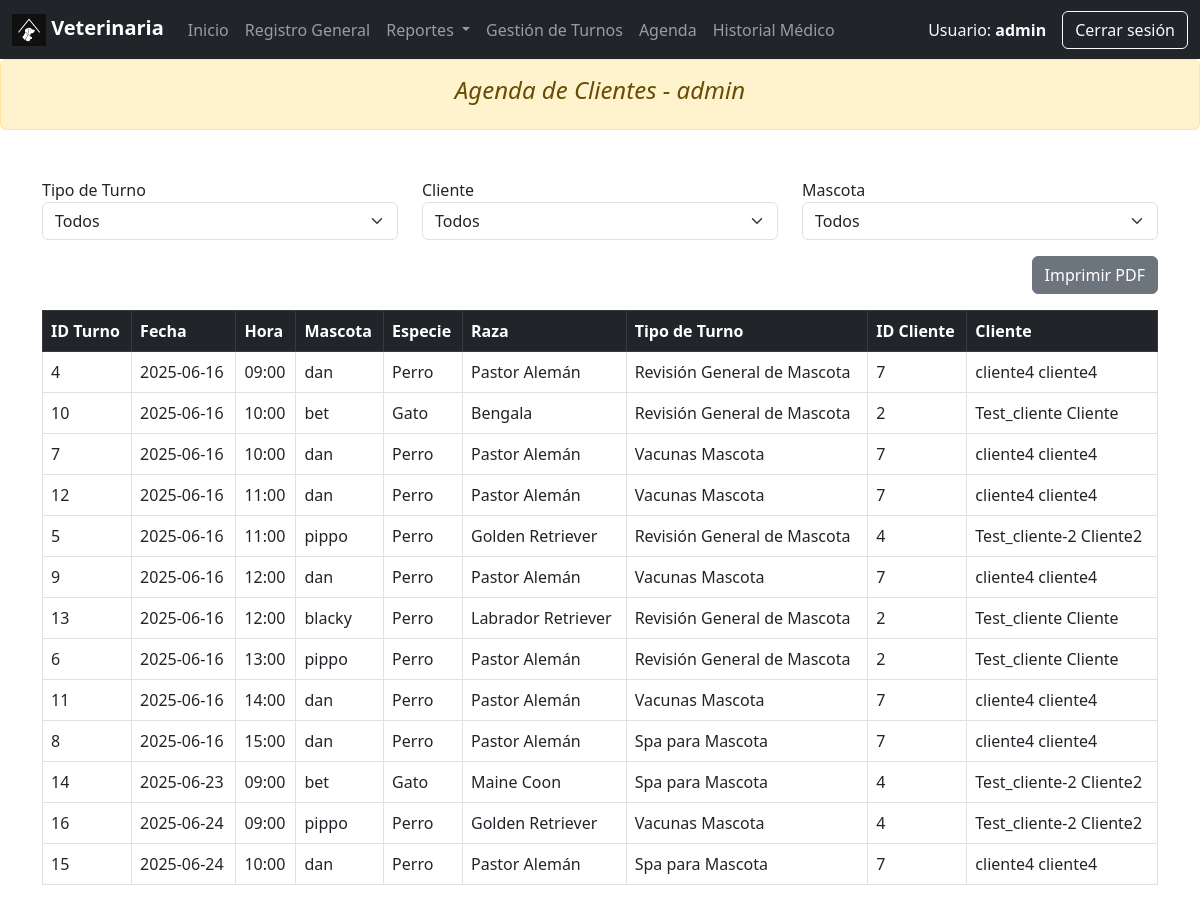
Before: /_backup/php/agenda_turno_clientes.php (signed in) with the older database file.
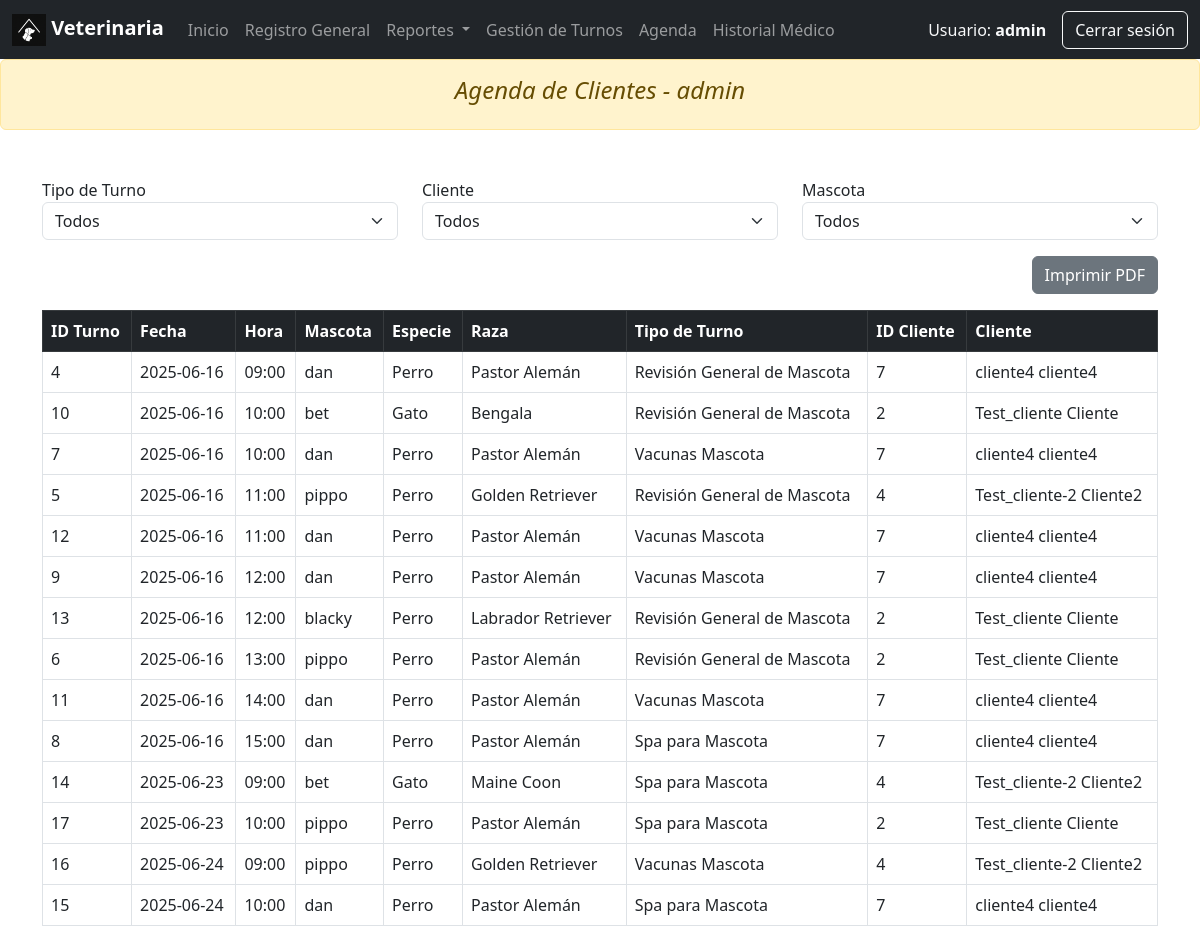
After: the same page with the newer database file.
### tables this page shows
CREATE TABLE `turno` (
  `ID_Turno` int(11) NOT NULL,
  `Fecha` date NOT NULL,
  `Hora` time NOT NULL,
  `ID_Mascota` int(11) NOT NULL,
  `ID_Empleado` int(11) NOT NULL,
  `ID_Tipo_Turno` int(11) NOT NULL
);

CREATE TABLE `mascota` (
  `ID_Mascota` int(11) NOT NULL,
  `Nombre` varchar(50) NOT NULL,
  `Fecha_Nacimiento` date DEFAULT NULL,
  `ID_Raza` int(11) NOT NULL,
  `ID_Cliente` int(11) NOT NULL
);

CREATE TABLE `especie` (
  `ID_Especie` int(11) NOT NULL,
  `Nombre_Especie` varchar(50) NOT NULL
);

CREATE TABLE `raza` (
  `ID_Raza` int(11) NOT NULL,
  `Nombre_Raza` varchar(50) NOT NULL,
  `ID_Especie` int(11) NOT NULL,
  `Color` varchar(30) DEFAULT NULL
);

CREATE TABLE `tipo_turno` (
  `ID_Tipo_Turno` int(11) NOT NULL,
  `Nombre_Tipo_Turno` varchar(100) NOT NULL
);

CREATE TABLE `cliente` (
  `ID_Cliente` int(11) NOT NULL,
  `Nombre` varchar(50) NOT NULL,
  `Apellido` varchar(50) NOT NULL,
  `DNI` varchar(20) NOT NULL,
  `Telefono` varchar(20) DEFAULT NULL,
  `Email` varchar(100) NOT NULL,
  `Direccion` varchar(150) DEFAULT NULL,
  `Fecha_Nacimiento` date DEFAULT NULL,
  `ID_Usuario` int(11) NOT NULL
);

### _backup/php/agenda_turno_clientes.php (the view, shortened to what this page needs)
<?php
require('conexion.php');
require('inc/menu_admin.php');
$usuario = $_SESSION['usuario']['Nombre_Usuario'] ?? 'Administrador';
$sql = "
SELECT
  t.ID_Turno,
  t.Fecha,
  t.Hora,
  m.Nombre AS Nombre_Mascota,
  e.Nombre_Especie,
  r.Nombre_Raza,
  tt.Nombre_Tipo_Turno AS Nombre_Tipo_Turno,
  c.ID_Cliente,
  CONCAT(c.Nombre, ' ', c.Apellido) AS Nombre_Cliente
FROM Turno t
  JOIN Mascota m ON t.ID_Mascota = m.ID_Mascota
  JOIN Raza r ON m.ID_Raza = r.ID_Raza
  JOIN Especie e ON r.ID_Especie = e.ID_Especie
  JOIN tipo_turno tt ON t.ID_Tipo_Turno = tt.ID_Tipo_Turno
  JOIN Cliente c ON m.ID_Cliente = c.ID_Cliente
ORDER BY t.Fecha ASC, t.Hora ASC
";
$result = $conexion->query($sql);
$turnos = $result ? $result->fetch_all(MYSQLI_ASSOC) : [];
?>
<!DOCTYPE html>
<html lang="es">
<head>
  <link href="https://cdn.jsdelivr.net/npm/bootstrap@5.3.0/dist/css/bootstrap.min.css" rel="stylesheet">
</head>
<body>
  <div class="alert alert-warning text-center fst-italic mt-0 no-print" role="alert">
    <h4>Agenda de Clientes - <?= htmlspecialchars($usuario) ?></h4>
  </div>
  <div class="container mt-5">
    <div class="row mb-3 no-print">
      <div class="col-md-4">
        <label>Tipo de Turno</label>
        <select id="filterTipo" class="form-select">
          <option value="">Todos</option>
        </select>
      </div>
      <div class="col-md-4">
        <label>Cliente</label>
        <select id="filterCliente" class="form-select">
          <option value="">Todos</option>
        </select>
      </div>
      <div class="col-md-4">
        <label>Mascota</label>
        <select id="filterMascota" class="form-select">
          <option value="">Todos</option>
        </select>
      </div>
    </div>
    <div class="text-end mb-3 no-print">
      <button onclick="window.print()" class="btn btn-secondary">Imprimir PDF</button>
    </div>
    <?php if (empty($turnos)): ?>
      <div class="alert alert-info">No hay turnos agendados.</div>
    <?php else: ?>
      <div class="table-responsive">
        <table id="turnosTable" class="table table-bordered table-hover">
          <thead class="table-dark">
            <tr>
              <th>ID Turno</th>
              <th>Fecha</th>
              <th>Hora</th>
              <th>Mascota</th>
              <th>Especie</th>
              <th>Raza</th>
              <th>Tipo de Turno</th>
              <th>ID Cliente</th>
              <th>Cliente</th>
            </tr>
          </thead>
          <tbody>
            <?php foreach ($turnos as $t): ?>
              <tr>
                <td><?= htmlspecialchars($t['ID_Turno']) ?></td>
                <td><?= htmlspecialchars($t['Fecha']) ?></td>
                <td><?= htmlspecialchars(substr($t['Hora'], 0, 5)) ?></td>
                <td><?= htmlspecialchars($t['Nombre_Mascota']) ?></td>
                <td><?= htmlspecialchars($t['Nombre_Especie']) ?></td>
                <td><?= htmlspecialchars($t['Nombre_Raza']) ?></td>
                <td><?= htmlspecialchars($t['Nombre_Tipo_Turno']) ?></td>
                <td><?= htmlspecialchars($t['ID_Cliente']) ?></td>
                <td><?= htmlspecialchars($t['Nombre_Cliente']) ?></td>
              </tr>
            <?php endforeach; ?>
          </tbody>
        </table>
      </div>
    <?php endif; ?>
  </div>
</body>
</html>

Changed rows visible on the page:
shown differently, row unchanged: turno id 5: moves up the list
added turno: ID_Turno "17", Fecha "2025-06-23", Hora "10:00", ID_Mascota.Nombre "pippo", especie.Nombre_Especie "Perro", raza.Nombre_Raza "Pastor Alemán", ID_Tipo_Turno.Nombre_Tipo_Turno "Spa para Mascota", cliente.ID_Cliente "2", Nombre_Cliente "Test_cliente Cliente"
